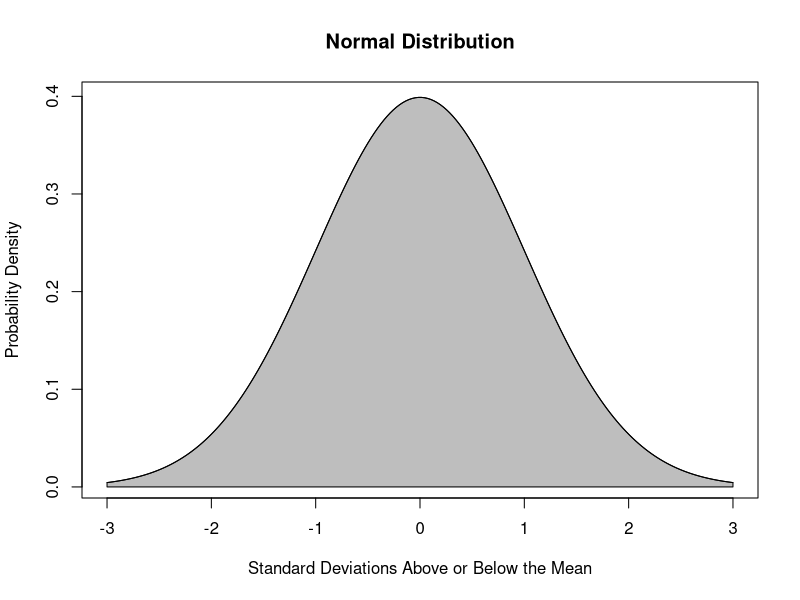
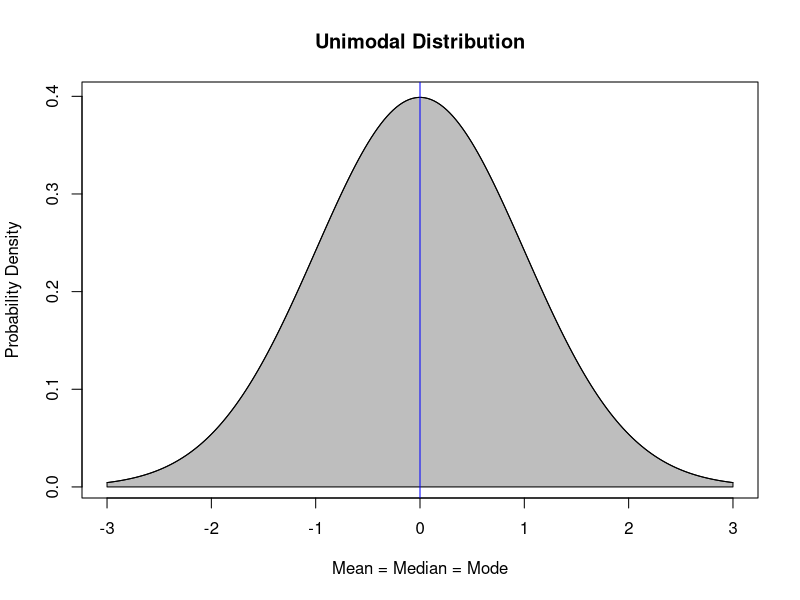
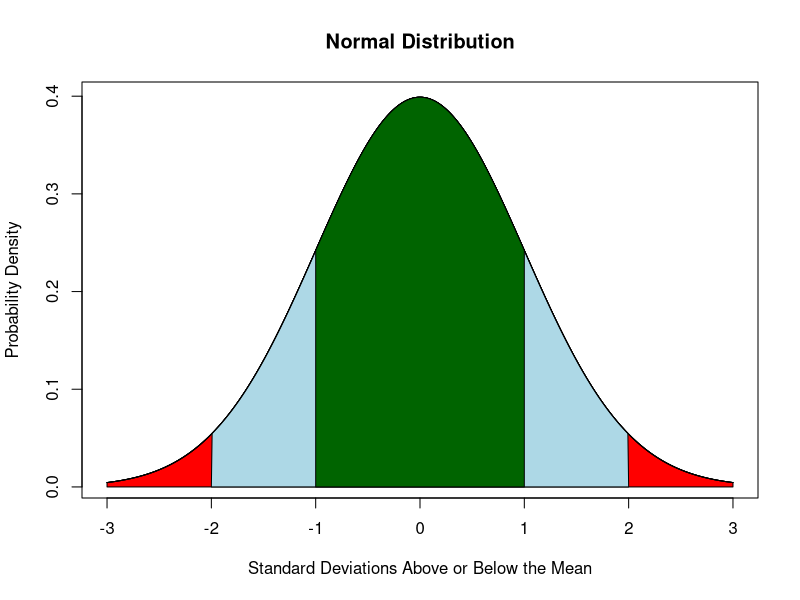
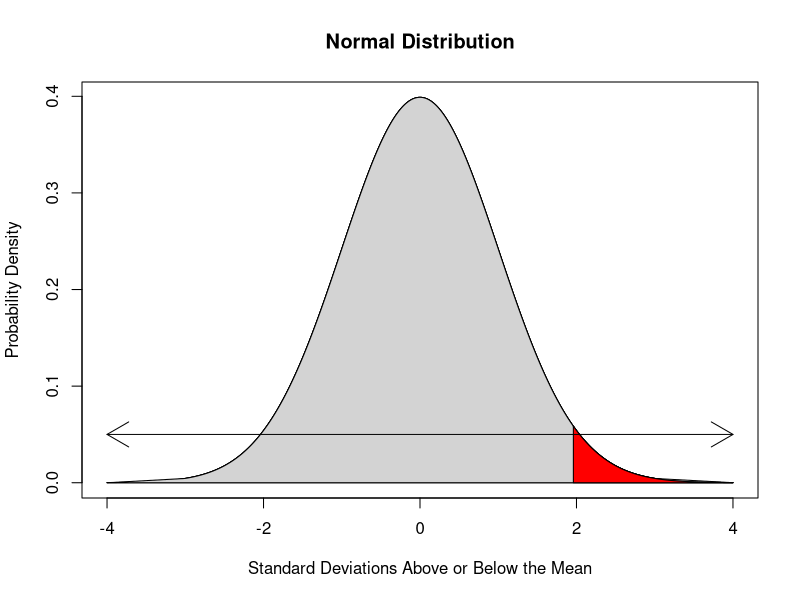
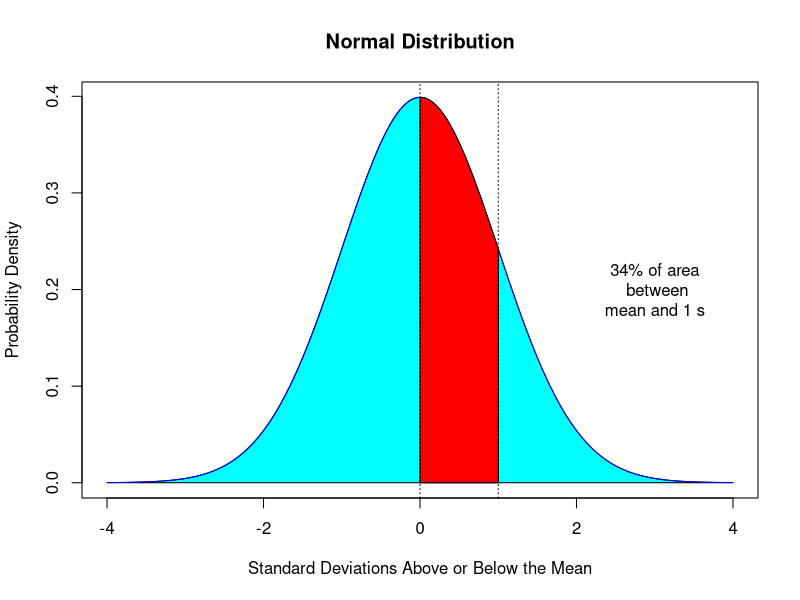
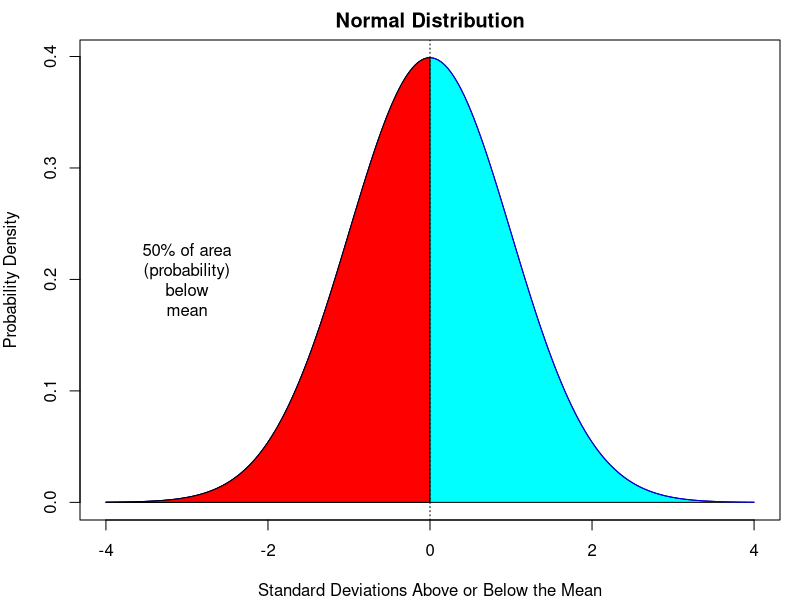
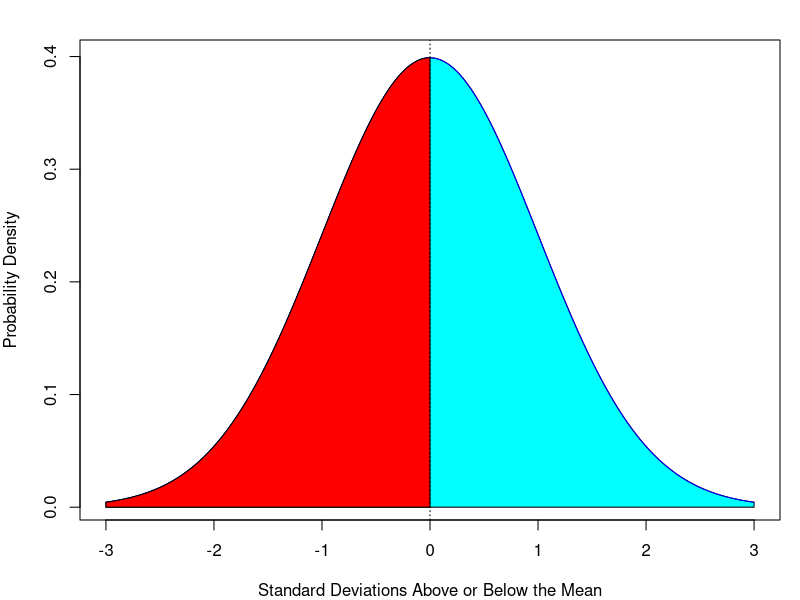
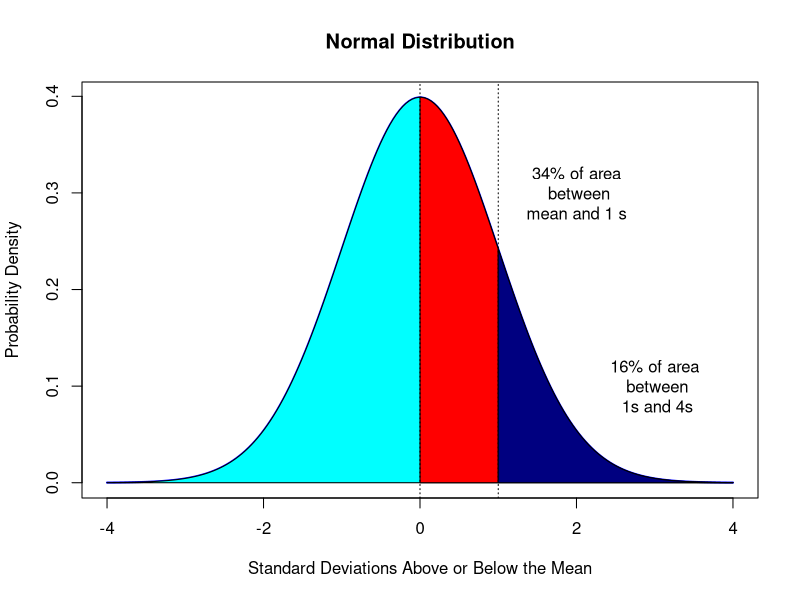

The R source for these figures, in order:
# R plots of distributions

# 2011-2012, Jesse Hamner
# Much of this R code was assembled from multiple sources
# in the public domain. The remainder (and any errors) are mine.
#
# This script creates a series of varied normal plots, with 
# variations intended to instruct students about probability and 
# the normal distribution itself. 
#
# This series of graphics would likely not be used in its entirety, 
# at least, not all on the same day. The majority of these graphics
# would likely follow the section on coin flips, found in 
# headplot.R (a separate script, elsewhere in this folder).
#

# To keep titles consistent, here's three suggested labels:
primaryTitle<-("Normal Distribution")
primaryXTitle<-("Standard Deviations Above or Below the Mean")
primaryYTitle<-("Probability Density")

# Set narrow margins for these graphics:
margins<-c(4,4,2,1)

###############################################################
# A custom function to draw fairly basic normal plots.
# This function takes a few arguments, but it's designed to
# also give a very consistent feel across plots.
###############################################################

normalPlot <- function(stddev,lb,ub,xlabel,ylabel,mainlabel,fillcolor,linecolor) {
	mean=0
	sd <- stddev
	x <- seq(lb,ub,length=200)*sd + mean
	hx <- dnorm(x,mean,sd)
	i <- x >= lb & x <= ub

	if ( linecolor=="none" | linecolor==0 | linecolor=="" | linecolor=="null" ) {
		linecolor<-("black")	
	}	

	plot(x, hx, type="n", xlab=xlabel, ylab=ylabel, main=mainlabel, 
		axes=TRUE, col=linecolor)
	
	if ( fillcolor=="none" | fillcolor=="null" | fillcolor=="") {
		fillcolor<-("white")	
	}	

	polygon(c(lb,x[i],ub), c(0,hx[i],0), col=fillcolor)
	lines(x,hx, col=linecolor)

return;
} # end of the function


###############################################################
# Sort of a demonstration of the above function -- a simple 
# normal plot from -3 to 3 std devs, mean at zero.
###############################################################


png(filename="normalplot.png", res=300, bg="white", type="quartz", pointsize=12, width=6, height=6, units="in")

normalPlot(stddev=1,lb=-3,ub=3,xlabel=primaryXTitle, ylabel=primaryYTitle, mainlabel=primaryTitle,fillcolor="gray",linecolor="black")

dev.off()


###############################################################
# Another simple bell curve to show that the mean=median=mode 
# for this type of unimodal distribution:
###############################################################

png(filename="unimodalsymmetricplot.png", res=300, bg="white", type="quartz", pointsize=12, width=6, height=6, units="in")

normalPlot(stddev=1,lb=-3,ub=3,xlabel="Mean = Median = Mode", ylabel=primaryYTitle,main="Unimodal Distribution",fillcolor="gray", linecolor="black")
abline(v=0, h=1, col="blue")

dev.off()


###############################################################
# A normal plot with colored blocks between standard deviations:
###############################################################

png(filename="normalplotwithsd.png", res=300, bg="white", type="quartz", pointsize=12, width=6, height=6, units="in")

mean=0
sd=1
x <- seq(-3,3,length=100)*sd + mean
hx <- dnorm(x,mean,sd)

plot(x, hx, type="n", xlab=primaryXTitle, ylab=primaryYTitle, main=primaryTitle, axes=TRUE)
lines(x,hx)

#
# build layers of standard deviation on top of each other:
#
# from -3 to +3 s (red):
lb=-3; ub=3
x <- seq(-3,3,length=400)*sd + mean
hx <- dnorm(x,mean,sd)
lines(x, hx)
i <- x >= lb & x <= ub
polygon(c(lb,x[i],ub), c(0,hx[i],0), col="red")

area <- pnorm(ub, mean, sd) - pnorm(lb, mean, sd)
result <- paste("P(",lb,"< mean <",ub,") =",
   signif(area, digits=3))
#mtext(result,1) 

# from -2 to +2 s (light blue):
lb=-2; ub=2
x <- seq(-3,3,length=400)*sd + mean
hx <- dnorm(x,mean,sd)
lines(x, hx)
i <- x >= lb & x <= ub
polygon(c(lb,x[i],ub), c(0,hx[i],0), col="light blue")

area <- pnorm(ub, mean, sd) - pnorm(lb, mean, sd)
result <- paste("P(",lb,"< mean <",ub,") =",
   signif(area, digits=3))
#mtext(result,1) 

# from -1 to +1 s (dark green):
lb=-1; ub=1
x <- seq(-3,3,length=400)*sd + mean
hx <- dnorm(x,mean,sd)
lines(x, hx)
i <- x >= lb & x <= ub
polygon(c(lb,x[i],ub), c(0,hx[i],0), col="dark green")

area <- pnorm(ub, mean, sd) - pnorm(lb, mean, sd)
result <- paste("P(",lb,"< mean <",ub,") =",
   signif(area, digits=3))
#mtext(result,2) 

dev.off()


######################################################
#
# This graph displays probability between 1.96 and 4 SD
# (95th percentile of probability for a two-tailed test)
#
######################################################

png(filename="normalplot95pctile.png", res=300, bg="white", type="quartz", pointsize=12, width=6, height=6, units="in")

normalPlot(stddev=1,lb=-4,ub=4,xlabel=primaryXTitle, ylabel=primaryYTitle, mainlabel=primaryTitle,fillcolor="lightgray", linecolor="black")

lb=-4; ub=4
i <- x >= lb & x <= ub
lines(x, hx)
polygon(c(lb,x[i],ub), c(0,hx[i],0), col="light gray")

area <- pnorm(ub, mean, sd) - pnorm(lb, mean, sd)
result <- paste("P(",lb,"< mean <",ub,") =", signif(area, digits=3))
# mtext(result,1) 


mean=0
sd=1
lb=1.96; ub=4

x1 <- seq(lb,ub,length=100)*sd + mean
hx1 <- dnorm(x1,mean,sd)
i <- x1 >= lb & x1 <= ub

lines(x1, hx1)
polygon(c(lb,x1[i],ub), c(0,hx1[i],0), col="red")

area <- pnorm(ub, mean, sd) - pnorm(lb, mean, sd)
result <- paste("P(",lb,"< mean <",ub,") =", signif(area, digits=3))
   
arrows(-4,0.05,4,0.05, code=3)

dev.off()

######################################################
#
# This graph displays probability between 0 and 1 SD
# (34th percentile of probability), or, here,
# 34% of the total probability distribution function area
#
######################################################

png(filename="34pctarea.png", width=5, height=4, units="in", pointsize=12, bg="white", res=300, type="quartz")

sd <- 1
lb <- -4
ub <- 4

normalPlot(stddev=sd,lb=lb,ub=ub,xlabel=primaryXTitle, ylabel=primaryYTitle, mainlabel=primaryTitle,fillcolor="cyan",linecolor="blue")

x=seq(0,sd,length=200)
y=dnorm(x)
polygon(c(0,x,1),c(0,y,0), col="red")

abline(v=0,col=1,lty=3)
abline(v=sd,col=1,lty=3)

text(x=3, y=0.2, labels=("34% of area\n between\nmean and 1 s"), cex=1.0)

dev.off()

######################################################
#
# This graph displays probability between -infinity and 0 SD,
# 50% of the total probability distribution function area
#
######################################################

png(filename="50pctarea.png", width=5, height=4, units="in", pointsize=12, bg="white", res=300, type="quartz")

par(mar=margins)

sd <- 1
lb <- -4
ub <- 4

normalPlot(stddev=sd,lb=lb,ub=ub,xlabel=primaryXTitle, ylabel=primaryYTitle, mainlabel=primaryTitle,fillcolor="cyan",linecolor="blue")

x=seq(-4,0,length=200)
y=dnorm(x)
polygon(c(lb,x,0),c(0,y,0), col="red")

abline(v=0,col=1,lty=3)
text(x=-3, y=0.2, labels=("50% of area\n(probability)\nbelow\nmean"), cex=1.0)

dev.off()


######################################################
#
# This graph displays probability between -3 and 0 SD, nearly
# 50% of the total probability distribution function area
#
######################################################

png(filename="49pctarea.png", width=5, height=4, units="in", pointsize=12, bg="white", res=300, type="quartz")

par(mar=margins)

sd <- 1
lb <- -3
ub <- 3

normalPlot(stddev=sd,lb=lb,ub=ub,xlabel=primaryXTitle, ylabel=primaryYTitle, mainlabel="",fillcolor="cyan",linecolor="blue")

x=seq(lb,0,length=200)
y=dnorm(x)
polygon(c(lb,x,0),c(0,y,0), col="red")

abline(v=0,col=1,lty=3)
# text(x=-3, y=0.2, labels=("50% of area\n(probability)\nbelow\nmean"), cex=1.0)

dev.off()

################################################
#
# This graph hopefully demonstrates some basic
# fucking arithmetic to the little darlings.
#
################################################

png(filename="normalplotarithmetic.png", res=300, bg="white", type="quartz", pointsize=12, width=6, height=6, units="in")


sd <- 1
x=seq(-4,4,length=200)
y=dnorm(x)
plot(x,y,type="l", lwd=2, col="blue", xlab=primaryXTitle,ylab=primaryYTitle,main=primaryTitle)
polygon(c(-4,x,4),c(0,y,0),col="cyan")

x=seq(0,sd,length=200)
y=dnorm(x)
polygon(c(0,x,sd),c(0,y,0), col="red")

abline(v=0,col=1,lty=3)
abline(v=sd,col=1,lty=3)

text(x=2, y=0.3, labels=("34% of area\n between\nmean and 1 s"), cex=1.0)

x1=seq(1,4,length=200)
y1=dnorm(x1)
polygon(c(1,x1,4),c(0,y1,0),col="navy")
text(x=3,y=0.1, labels=("16% of area\n between\n 1s and 4s"),cex=1.0)

dev.off()

################################################
#
# This plot shows 95 percent of the total probability
# up to 1.645 s, i.e. like a one-tailed test
#
################################################
png(filename="95pctarea.png", width=5, height=4, units="in", pointsize=12, bg="white", res=300, type="quartz")

sd <- 1
lb <- -4
ub <- 4

normalPlot(stddev=sd,lb=lb,ub=4,xlabel=primaryXTitle, ylabel=primaryYTitle, mainlabel=primaryTitle,fillcolor="cyan",linecolor="blue")

sd <- 1.645
x=seq(sd,ub,length=200)
y=dnorm(x)
polygon(c(sd,x,4),c(0,y,0), col="red")

abline(v=0,col=1,lty=3)
abline(v=sd,col=1,lty=1)
#abline(v=-1.96,col=1,lty=1)

#text(x=0, y=0.2, labels=("Cannot reject\n null hypothesis"), cex=1.0)
text(x=3, y=0.2, labels=("5% of area\nabove 1.645 s"), cex=1.0)
#text(x=-3, y=0.2, labels=("p<0.05,\nReject null"), cex=1.0)

dev.off()

################################################
#
# This plot shows 90 percent of the total probability
# with two 5% tails (outside of +/- 1.645 standard deviations)
#
################################################

png(filename="90pctarea.png", width=5, height=4, units="in", pointsize=12, bg="white", res=300, type="quartz")

sd <- 1
lb <- -4
ub <- 4

normalPlot(stddev=sd,lb=lb,ub=4,xlabel=primaryXTitle, ylabel=primaryYTitle, mainlabel=primaryTitle,fillcolor="cyan",linecolor="blue")

sd <- 1.645
x=seq(sd,4,length=200)
y=dnorm(x)
polygon(c(sd,x,4),c(0,y,0), col="red")

x=seq(-4,-(sd),length=200)
y=dnorm(x)
polygon(c(-4,x,-(sd)),c(0,y,0), col="red")

abline(v=0,col=1,lty=3)
abline(v=sd,col=1,lty=1)
abline(v=-(sd),col=1,lty=1)

text(x=0, y=0.2, labels=("90% of\narea inside\n[-1.65s,+1.65s]"), cex=1.0)
text(x=3, y=0.1, labels=("5% here"), cex=1.0)
text(x=-3, y=0.1, labels=("5% here"), cex=1.0)

dev.off()

################################################
#
# This plot shows 95 percent of the total 
# probability with two 2.5% tails (outside of
# +/- 1.96 standard deviations)
#
################################################

png(filename="95pctconfidence.png", width=5, height=4, units="in", pointsize=12, bg="white", res=300, type="quartz")

sd <- 1
lb <- -4
ub <- 4

normalPlot(stddev=sd,lb=lb,ub=4,xlabel=primaryXTitle, ylabel=primaryYTitle, mainlabel=primaryTitle,fillcolor="cyan",linecolor="blue")

sd <- 1.96

x=seq(sd,4,length=200)
y=dnorm(x)
polygon(c(sd,x,4),c(0,y,0), col="red")

x=seq(-4,-(sd),length=200)
y=dnorm(x)
polygon(c(-4,x,-(sd)),c(0,y,0), col="red")

abline(v=0,col=1,lty=3)
abline(v=sd,col=1,lty=1)
abline(v=-(sd),col=1,lty=1)

text(x=0, y=0.2, labels=("95% of\narea inside\n[-1.96s,+1.96s]"), cex=1.0)
text(x=3, y=0.1, labels=("2.5% here"), cex=1.0)
text(x=-3, y=0.1, labels=("2.5% here"), cex=1.0)

dev.off()

################################################
#
# This plot overlays multiple normal plots
# to help students visualize *sample* versus
# *population* distribution
#
################################################

png(filename="multiplesamples.png", width=5, height=4, units="in", pointsize=12, bg="white", res=300, type="quartz")

sd <- 1
x=seq(-6,6,length=200)
y=dnorm(x)
plot(x,y,type="l", lwd=3, col="blue", ylab="Probability Density", main="Population versus Samples")

x=seq(-6,6,length=200)
y=dnorm(x)
polygon(c(-4,x,4),c(0,y,0),col="cyan")

#x=seq(0,sd,length=200)
#y=dnorm(x)
#polygon(c(0,x,sd),c(0,y,0), col="red")


x=seq(-1,6,length=200)
y=dnorm(x, mean=3, sd=0.5)
#polygon(c(-3,x,3),c(0,y,0),col="green")
lines(x,(y*0.3), type="l", lwd=3, col="black")


x=seq(-5,4,length=200)
y=dnorm(x, mean=-1, sd=1.2)
polygon(c(-5,x,4),c(0,(y*0.4),0),col="gray")
lines(x,(y*0.4), type="l", lwd=3, col="red")

abline(v=-1,col=1,lty=3)
abline(v=3,col=1,lty=3)
abline(v=0, lty=2, col="blue")

x=seq(-4,-1.5,length=200)
y=dnorm(x)
lines(x,y,type="l", lty=2, lwd=1, col="blue")


text(x=0, y=0.18, labels=("Overall\nPopulation"), cex=1.0)
text(x=4.7, y=0.2, labels=("Sample B"), cex=1.0)
text(x=-1, y=0.05, labels=("Sample A"), cex=1.0)

dev.off()


###############################################################
# Simplistic labels on the normal plot:
###############################################################

png(filename="normalplot_simplelabels.png", res=300, bg="white", type="quartz", pointsize=12, width=6, height=6, units="in")

par(mar=margins)

normalPlot(stddev=1,lb=-3,ub=3,xlabel="Value of some parameter X", ylabel="Likelihood of value X occurring", mainlabel="",fillcolor="gray",linecolor="black")
abline(v=0,col="blue")
text(0.2,0.2,labels="Average value of X", srt=90, cex=1.4)

dev.off()


################################################
#
# This plot shows 95 percent of the total 
# probability with two 2.5% tails (outside of
# +/- 1.96 standard deviations)
#
################################################

png(filename="95pctconfidencePSCIsample.png", width=5, height=4, units="in", pointsize=12, bg="white", res=300, type="quartz")

sd <- 1
lb <- -4
ub <- 4

normalPlot(stddev=sd,lb=lb,ub=4,xlabel=primaryXTitle, ylabel=primaryYTitle, mainlabel=primaryTitle,fillcolor="cyan",linecolor="blue")

sd <- 1.96

x=seq(sd,4,length=200)
y=dnorm(x)
polygon(c(sd,x,4),c(0,y,0), col="red")

x=seq(-4,-(sd),length=200)
y=dnorm(x)
polygon(c(-4,x,-(sd)),c(0,y,0), col="red")

abline(v=0,col=1,lty=3)
abline(v=sd,col=1,lty=1)
abline(v=-(sd),col=1,lty=1)

#text(x=0, y=0.2, labels=("95% of\narea inside\n[-1.96s,+1.96s]"), cex=1.0)
text(x=-0.09, y=0.15, labels="10% would be\nmajors (µ)", cex=1.0, srt=90)
text(x=3.1, y=0.15, labels=("more than\n12.6% would\nbe majors"), cex=1.0)
text(x=-3, y=0.15, labels=("less than\n7.4% would\nbe majors"), cex=1.0)

dev.off()



